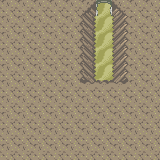

Rendered tile map (Tiled .tmx) drawn with the repository's tilesets; below, a short description and the full map source, tile grids included:
An orthogonal 10x10 tile map with 16x16 px tiles, 7 tile layers (sol, decor, Copie de decor, Copie de decor, ...), 3 tilesets and 5 objects (3x collision, tresor_trou, spawn_trou_tresor).

<map version="1.9" tiledversion="1.9.2" orientation="orthogonal" renderorder="right-down" width="10" height="10" tilewidth="16" tileheight="16" infinite="0" nextlayerid="10" nextobjectid="6">
 <tileset firstgid="1" source="big_tileset.tsx" />
 <tileset firstgid="12289" source="../tsx/persos + velo.tsx" />
 <tileset firstgid="18499" source="indoor2.tsx" />
 <layer id="1" name="sol" width="10" height="10">
  <data encoding="csv">
537,537,537,537,537,154,347,156,537,537,
537,537,537,537,537,346,347,348,537,537,
537,537,537,537,537,346,347,348,537,537,
537,537,537,537,537,346,347,348,537,537,
537,537,537,537,537,346,347,348,537,537,
537,537,537,537,537,538,539,540,537,537,
537,537,537,537,537,537,537,537,537,537,
537,537,537,537,537,537,537,537,537,537,
537,537,537,537,537,537,537,537,537,537,
537,537,537,537,537,537,537,537,537,537
</data>
 </layer>
 <layer id="2" name="decor" width="10" height="10">
  <data encoding="csv">
0,0,0,0,0,0,1073756304,0,0,0,
0,0,0,0,0,0,0,0,0,0,
0,0,0,0,0,0,0,0,0,0,
0,0,0,0,0,0,0,0,0,0,
0,0,0,0,0,0,0,0,0,0,
0,0,0,0,0,0,0,0,0,0,
0,0,0,0,0,0,0,0,0,0,
0,0,0,0,0,0,0,0,0,0,
0,0,0,0,0,0,0,0,0,0,
0,0,0,0,0,0,0,0,0,0
</data>
 </layer>
 <layer id="7" name="Copie de decor" width="10" height="10">
  <data encoding="csv">
0,0,0,0,0,0,1073756304,0,0,0,
0,0,0,0,0,0,0,0,0,0,
0,0,0,0,0,0,0,0,0,0,
0,0,0,0,0,0,0,0,0,0,
0,0,0,0,0,0,0,0,0,0,
0,0,0,0,0,0,0,0,0,0,
0,0,0,0,0,0,0,0,0,0,
0,0,0,0,0,0,0,0,0,0,
0,0,0,0,0,0,0,0,0,0,
0,0,0,0,0,0,0,0,0,0
</data>
 </layer>
 <layer id="6" name="Copie de decor" width="10" height="10">
  <data encoding="csv">
0,0,0,0,0,0,1073756304,0,0,0,
0,0,0,0,0,0,0,0,0,0,
0,0,0,0,0,0,0,0,0,0,
0,0,0,0,0,0,0,0,0,0,
0,0,0,0,0,0,0,0,0,0,
0,0,0,0,0,0,0,0,0,0,
0,0,0,0,0,0,0,0,0,0,
0,0,0,0,0,0,0,0,0,0,
0,0,0,0,0,0,0,0,0,0,
0,0,0,0,0,0,0,0,0,0
</data>
 </layer>
 <layer id="5" name="Copie de decor" width="10" height="10">
  <data encoding="csv">
0,0,0,0,0,0,1073756304,0,0,0,
0,0,0,0,0,0,0,0,0,0,
0,0,0,0,0,0,0,0,0,0,
0,0,0,0,0,0,0,0,0,0,
0,0,0,0,0,0,0,0,0,0,
0,0,0,0,0,0,0,0,0,0,
0,0,0,0,0,0,0,0,0,0,
0,0,0,0,0,0,0,0,0,0,
0,0,0,0,0,0,0,0,0,0,
0,0,0,0,0,0,0,0,0,0
</data>
 </layer>
 <layer id="4" name="Copie de decor" width="10" height="10">
  <data encoding="csv">
0,0,0,0,0,0,1073756304,0,0,0,
0,0,0,0,0,0,0,0,0,0,
0,0,0,0,0,0,0,0,0,0,
0,0,0,0,0,0,0,0,0,0,
0,0,0,0,0,0,0,0,0,0,
0,0,0,0,0,0,0,0,0,0,
0,0,0,0,0,0,0,0,0,0,
0,0,0,0,0,0,0,0,0,0,
0,0,0,0,0,0,0,0,0,0,
0,0,0,0,0,0,0,0,0,0
</data>
 </layer>
 <layer id="3" name="Copie de decor" width="10" height="10">
  <data encoding="csv">
0,0,0,0,0,0,1073756304,0,0,0,
0,0,0,0,0,0,0,0,0,0,
0,0,0,0,0,0,0,0,0,0,
0,0,0,0,0,0,0,0,0,0,
0,0,0,0,0,0,0,0,0,0,
0,0,0,0,0,0,0,0,0,0,
0,0,0,0,0,0,0,0,0,0,
0,0,0,0,0,0,0,0,0,0,
0,0,0,0,0,0,0,0,0,0,
0,0,0,0,0,0,0,0,0,0
</data>
 </layer>
 <group id="8" name="zo" />
 <objectgroup id="9" name="Ocjects">
  <object id="1" name="collision" x="92.9091" y="-0.727273" width="2.72727" height="84.1818" />
  <object id="2" name="collision" x="112.455" y="-1.18181" width="2.72727" height="84.1818" />
  <object id="3" name="tresor_trou" x="96" y="1.27273" width="15.8182" height="15.4545" />
  <object id="4" name="collision" x="93.4545" y="79.2727" width="22" height="4" />
  <object id="5" name="spawn_trou_tresor" x="104.182" y="12.9091">
   <point />
  </object>
 </objectgroup>
</map>
